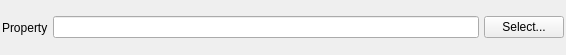
<?xml version="1.0" encoding="UTF-8"?>
<ui version="4.0">
 <class>InputPathWidget</class>
 <widget class="QWidget" name="InputPathWidget">
  <property name="geometry">
   <rect>
    <x>0</x>
    <y>0</y>
    <width>566</width>
    <height>55</height>
   </rect>
  </property>
  <property name="windowTitle">
   <string>InputPathWidget</string>
  </property>
  <layout class="QHBoxLayout" name="horizontalLayout">
   <property name="spacing">
    <number>5</number>
   </property>
   <property name="leftMargin">
    <number>2</number>
   </property>
   <property name="topMargin">
    <number>2</number>
   </property>
   <property name="rightMargin">
    <number>2</number>
   </property>
   <property name="bottomMargin">
    <number>2</number>
   </property>
   <item>
    <widget class="QLabel" name="label">
     <property name="text">
      <string>Property</string>
     </property>
    </widget>
   </item>
   <item>
    <widget class="QFSDropLineEdit" name="value"/>
   </item>
   <item>
    <widget class="QPushButton" name="selectBtn">
     <property name="text">
      <string>Select...</string>
     </property>
    </widget>
   </item>
  </layout>
 </widget>
 <customwidgets>
  <customwidget>
   <class>QFSDropLineEdit</class>
   <extends>QLineEdit</extends>
   <header location="global">QFSDropLineEdit.h</header>
  </customwidget>
 </customwidgets>
 <resources/>
 <connections/>
</ui>
